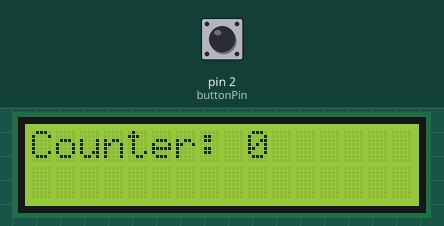
Bench run of a sketch on a simulated Arduino Uno, built with avr-gcc and run on an emulated ATmega328P. On the bench: 16×2 character LCD. The test bench sets the inputs (shaded band); at power-on: pin 2 (buttonPin) LOW.

Above: at 1.2 s.
1.3 s: pin 2 (buttonPin) pulled HIGH for 0.15 s
At 1.8 s:
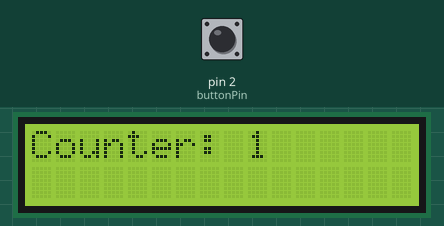
2.9 s: pin 2 (buttonPin) pulled HIGH for 1 s
At 4.2 s:
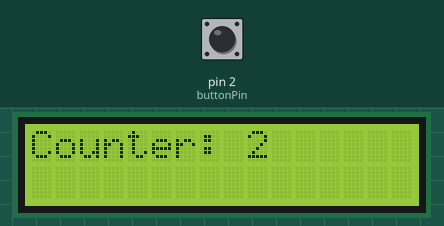
5.4 s: pin 2 (buttonPin) pulled HIGH for 0.15 s
At 6.1 s:
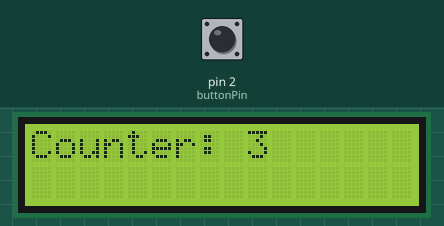
7.0 s: pin 2 (buttonPin) pulled HIGH for 1 s
At 7.3 s:
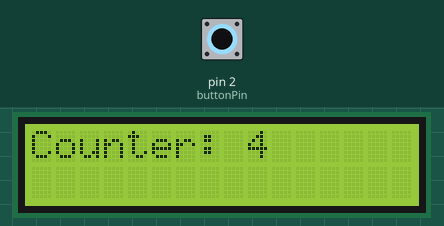
Timing chart, 0 to 10.0 s (numbered marks = the images above; inputs shaded):
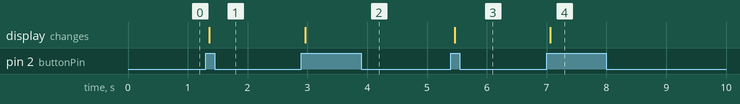

The sketch:

BUTTON_LCD_COUNTER.ino
```cpp
#include <Wire.h>
#include <LiquidCrystal_I2C.h>

// Initialize the library with the I2C address (usually 0x27 or 0x3F for most I2C LCDs)
LiquidCrystal_I2C lcd(0x27, 16, 2);

const int buttonPin = 2; // Pin connected to the button
int buttonState = 0; // Variable to hold the current button state
int lastButtonState = 0; // Variable to hold the last button state
int counter = 0; // Variable to hold the counter value

void setup() {
  Serial.println("Initializing LCD...");
  lcd.init();
  lcd.backlight();
  lcd.clear();
  lcd.setCursor(0,0);

  Serial.println("LCD initialized!");
  // Print the initial counter value
  lcd.print("Counter: 0");

  // Initialize the button pin as an input
  pinMode(buttonPin, INPUT);
}

void loop() {
  // Read the current state of the button
  buttonState = digitalRead(buttonPin);

  // Check if the button is pressed (buttonState is HIGH) and was previously not pressed (lastButtonState was LOW)
  if (buttonState == HIGH && lastButtonState == LOW) {
    // Debounce delay
    delay(50);
    // Increment the counter
    counter++;
    // Clear the previous value and print the new counter value
    lcd.clear();
    lcd.print("Counter: ");
    lcd.print(counter);
  }
  // Save the current state as the last state for the next loop iteration
  lastButtonState = buttonState;
}
```

Measured:
- after the input at 1.3 s, the display: changes after 0.06 s (image 1)
- after the input at 2.9 s, the display: changes after 0.06 s (image 2)
- after the input at 5.4 s, the display: changes after 0.06 s (image 3)
- after the input at 7.0 s, the display: changes after 0.06 s (image 4)
